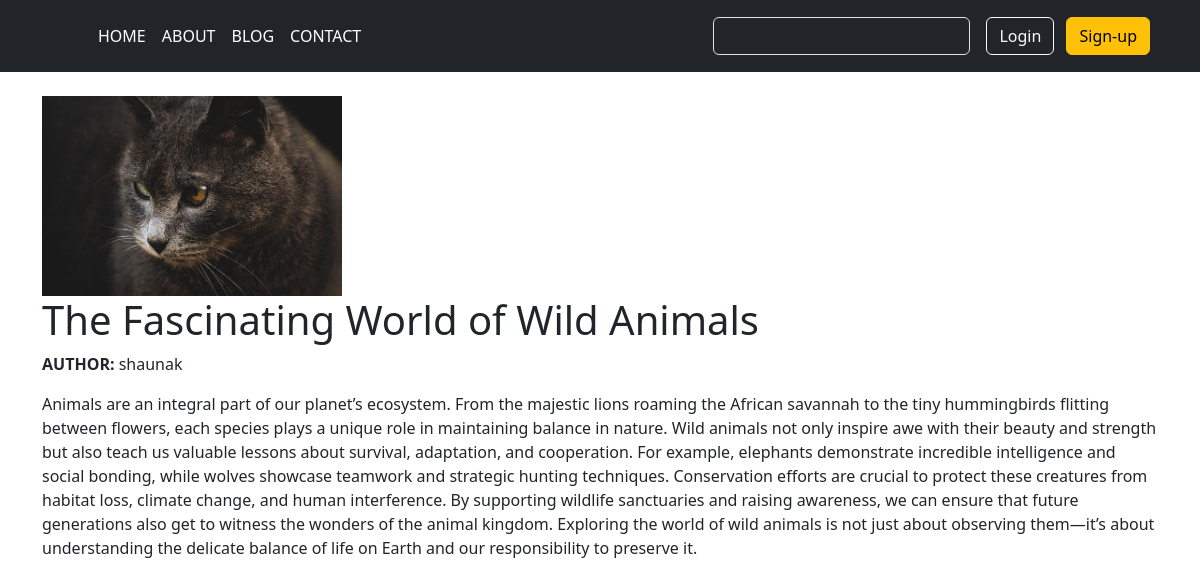
/blog/the-fascinating-world-of-wild-animals-35884a61-7610-4668-af14-b5098121f52c/, run on the app's committed database.
### home/models.py (models this page shows, shortened)
class Post(models.Model):
    sn=models.AutoField(primary_key=True)
    image = models.ImageField(upload_to='blog_images/',blank=True,null=True)
    title=models.CharField(max_length=255)
    content=models.TextField()
    author=models.ForeignKey(User, on_delete=models.CASCADE)
    slug = models.SlugField(max_length=100,unique=True,blank=True)

### home/views.py (the view)
# urls.py: 2. Add a URL to urlpatterns:  path('blog/', include('blog.urls'))
def blog(request,slug):
    post = Post.objects.filter(slug=slug).first()
    context = {'post':post}
    return render(request,'blog.html',context)

### template/blog.html
{% extends 'base.html' %}
{% load static  %}
{% block content %}
<div class="container mt-4">
    {% if post.image %}
      <img src="{{ post.image.url }}" alt="{{ post.title }}" width="300" />
      {% endif %}
    <h1>{{ post.title }}</h1>
    <p><strong>AUTHOR:</strong> {{ post.author }}</p>
    <p>{{ post.content }}</p>
</div>
{% endblock %}

### data on the page
Post: image (picture), title "The Fascinating World of Wild Animals", author "shaunak", content "Animals are an integral part of our planet’s ecosystem. From the majestic lions roaming the African savannah to the tiny hummingbirds flitting between flowers, each species plays a unique role in maintaining balance in nature. Wild animals not only inspire awe with their beauty and strength but also teach us valuable lessons about survival, adaptation, and cooperation. For example, elephants demonstrate incredible intelligence and social bonding, while wolves showcase teamwork and strategic hunting techniques. Conservation efforts are crucial to protect these creatures from habitat loss, climate change, and human interference. By supporting wildlife sanctuaries and raising awareness, we can…"
